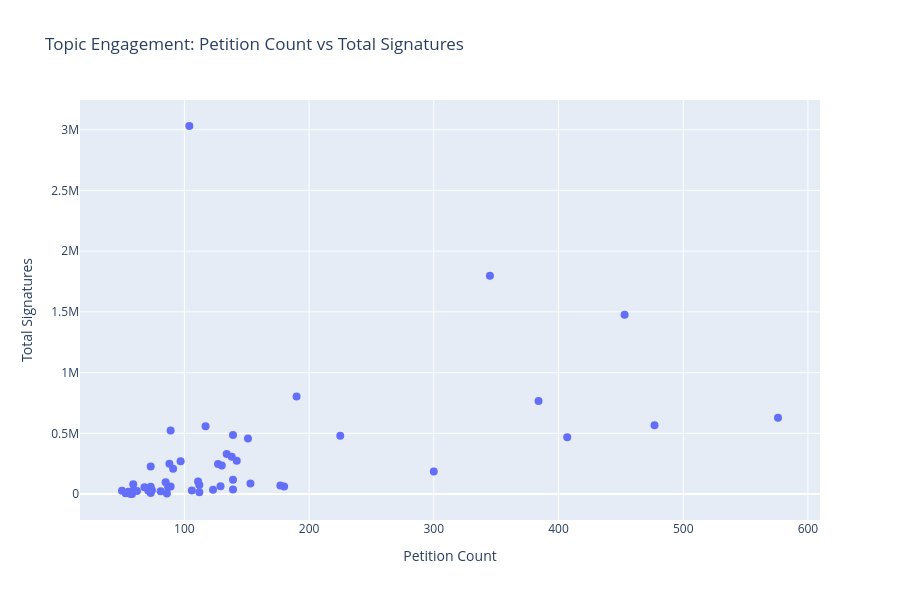

Notebook code for this chart:
### Markdown cell above
Topic 46 is coherent. The petitions inside are coherent and adress knighthood as an issue. Pretty humorous actually, and its also a very small topic with only 738 total sigs. Topic 6 is a different story. It is a broad heterogenous mixture of different public safety concerns, ranging from grocery packages, waste management, consumer protection laws, and who knows what else. This topic has 186,399 total sigs, making it the 6th largest topic in our set. I think its worth keeping around for the topical analysis since it represents to much data and can be broadly categorized as 'public safety and wellbeing concerns'. It should be left alone or used but only with serious caveats in keyness analysis as the heterogeneity will make lexical findings noisy.

### Code cell
# sig count and petition count per topic
topic_stats = df[df['topic'] != -1].groupby('topic').agg(
    petition_count=('petition_id', 'count'),
    total_sigs=('signature_count', 'sum'),
    label=('topic', 'first')
).reset_index()

topic_names = topic_model.get_topic_info()[['Topic', 'Name']].rename(columns={'Topic': 'topic'})
topic_stats = topic_stats.merge(topic_names, on='topic')

fig = px.scatter(
    topic_stats, x='petition_count', y='total_sigs',
    hover_name='Name', hover_data=['topic', 'petition_count', 'total_sigs'],
    labels={'petition_count': 'Petition Count', 'total_sigs': 'Total Signatures'},
    title='Topic Engagement: Petition Count vs Total Signatures'
)
fig.update_traces(marker=dict(size=8))
fig.update_layout(width=900, height=600)
fig.show()

### Figure 1 — Plotly figure (JSON) as saved in the notebook; plotly's stock layout.template omitted (floating-point values rounded to 4 significant figures)
{"data": [{"customdata": [[0], [1], [2], [3], [4], [5], [6], [7], [8], [9], [10], [11], [12], [13], [14], [15], [16], [17], [18], [19], [20], [21], [22], [23], [24], [25], [26], [27], [28], [29], [30], [31], [32], [33], [34], [35], [36], [37], [38], [39], [40], [41], [42], [43], [44], [45], [46], [47], [48], [49], [50], [51], [52], [53]], "hovertemplate": "<b>%{hovertext}</b><br><br>Petition Count=%{x}<br>Total Signatures=%{y}<br>topic=%{customdata[0]}<extra></extra>", "hovertext": ["0_housing_water_energy_homes", "1_abuse_victims_domestic_child", "2_dogs_animal_animals_dog", "3_election_general election_general_confidence", "4_ilr_visa_skilled_route", "5_illegal_asylum_immigrants_immigration", "6_food_plastic_products_meals", "7_animals_sale_displays_pets", "8_social media_media_online_content", "9_gangs_grooming_inquiry_grooming gangs", "10_speed_road_cyclists_roads", "11_pip_disabled_disabled people_disability", "12_tax_income_wealth_allowance", "13_elections_local_local elections_london", "14_ukraine_military_war_russia", "15_bus_travel_train_transport", "16_trans_gender_transgender_sex", "17_schools_send_school_sen", "18_patients_nhs_prescriptions_treatment", "19_knife_spray_pepper_knives", "20_mps_expenses_fuel_heating", "21_holidays_holiday_school_parents", "22_mps_politicians_elected_office", "23_pension_state pension_pensioners_pensions", "24_flag_bank_bank holiday_holiday", "25_nhs_patients_hospital_care", "26_bbc_tv_licence_tv licence", "27_ai_artificial_intelligence_use ai", "28_id_digital_digital id_cards", "29_eu_brexit_rejoin_union", "30_women_fertility_womens_ivf", "31_vehicles_vehicle_ev_cars", "32_gaza_israel_humanitarian_aid", "33_speech_hate_free speech_freedom", "34_football_fans_sports_league", "35_gcse_students_exams_curriculum", "36_veterans_armed_forces_armed forces", "37_student_loans_loan_student loans", "38_test_driving_driving test_tests", "39_jury_trial_trials_justice", "40_mental health_mental_health services_crisis", "41_cash_customers_businesses_payment", "42_cannabis_legalise_drug_medical", "43_manifesto_promises_manifestos_election", "44_child maintenance_maintenance_child_parents", "45_pubs_hospitality_vat_business rates", "46_god_king_honours_rob", "47_parking_fines_private_park", "48_road_roads_potholes_repair", "49_school_weekend_week_days", "50_uniform_school_uniforms_students", "51_16_voting age_voting_olds", "52_insurance_car insurance_car_drivers", "53_police_security_crime_retail"], "legendgroup": "", "marker": {"color": "#636efa", "size": 8, "symbol": "circle"}, "mode": "markers", "name": "", "orientation": "v", "showlegend": false, "type": "scatter", "x": [576, 477, 453, 407, 384, 345, 300, 225, 190, 180, 177, 153, 151, 142, 139, 139, 139, 138, 134, 130, 129, 127, 123, 117, 112, 112, 111, 106, 104, 97, 91, 89, 89, 88, 87, 86, 85, 81, 74, 73, 73, 73, 71, 68, 62, 59, 58, 58, 58, 57, 55, 53, 53, 50], "xaxis": "x", "y": [627715, 567374, 1475447, 468778, 765538, 1796769, 186399, 479461, 803314, 62061, 70506, 87379, 458161, 275017, 37264, 117857, 485432, 307485, 329981, 235272, 65550, 248591, 34740, 557536, 15671, 74868, 104584, 29736, 3029931, 270812, 208976, 63317, 523761, 249707, 56819, 4884, 97277, 23821, 30637, 9664, 59804, 226386, 28741, 55449, 26378, 80663, 736, 23820, 20187, 1353, 20249, 8621, 7594, 26563], "yaxis": "y"}], "layout": {"height": 600, "legend": {"tracegroupgap": 0}, "title": {"text": "Topic Engagement: Petition Count vs Total Signatures"}, "width": 900, "xaxis": {"anchor": "y", "domain": [0, 1], "title": {"text": "Petition Count"}}, "yaxis": {"anchor": "x", "domain": [0, 1], "title": {"text": "Total Signatures"}}}}
